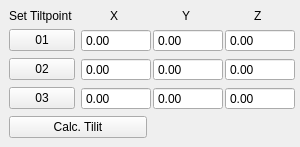
  <widget class="QDockWidget" name="tilt_correction_dockWidget">
   <property name="enabled">
    <bool>true</bool>
   </property>
   <property name="sizePolicy">
    <sizepolicy hsizetype="Fixed" vsizetype="Fixed">
     <horstretch>0</horstretch>
     <verstretch>0</verstretch>
    </sizepolicy>
   </property>
   <property name="maximumSize">
    <size>
     <width>300</width>
     <height>524287</height>
    </size>
   </property>
   <property name="windowTitle">
    <string>Tilt correction</string>
   </property>
   <attribute name="dockWidgetArea">
    <number>8</number>
   </attribute>
   <widget class="QWidget" name="dockWidgetContents_6">
    <layout class="QGridLayout" name="gridLayout_2">
     <item row="0" column="0">
      <layout class="QGridLayout" name="gridLayout">
       <item row="4" column="0" colspan="2">
        <widget class="QPushButton" name="calc_tilt_pushButton">
         <property name="text">
          <string>Calc. Tilit</string>
         </property>
        </widget>
       </item>
       <item row="2" column="0">
        <widget class="QPushButton" name="tilt_set_02_pushButton">
         <property name="maximumSize">
          <size>
           <width>70</width>
           <height>16777215</height>
          </size>
         </property>
         <property name="text">
          <string>02</string>
         </property>
        </widget>
       </item>
       <item row="3" column="0">
        <widget class="QPushButton" name="tilt_set_03_pushButton">
         <property name="maximumSize">
          <size>
           <width>70</width>
           <height>16777215</height>
          </size>
         </property>
         <property name="text">
          <string>03</string>
         </property>
        </widget>
       </item>
       <item row="1" column="1">
        <widget class="ScienDSpinBox" name="tilt_01_x_pos_doubleSpinBox">
         <property name="enabled">
          <bool>true</bool>
         </property>
         <property name="minimumSize">
          <size>
           <width>70</width>
           <height>0</height>
          </size>
         </property>
         <property name="maximumSize">
          <size>
           <width>50</width>
           <height>16777215</height>
          </size>
         </property>
         <property name="readOnly">
          <bool>true</bool>
         </property>
         <property name="buttonSymbols">
          <enum>QAbstractSpinBox::NoButtons</enum>
         </property>
         <property name="decimals">
          <number>2</number>
         </property>
         <property name="maximum">
          <double>200.000000000000000</double>
         </property>
        </widget>
       </item>
       <item row="1" column="0">
        <widget class="QPushButton" name="tilt_set_01_pushButton">
         <property name="maximumSize">
          <size>
           <width>70</width>
           <height>16777215</height>
          </size>
         </property>
         <property name="text">
          <string>01</string>
         </property>
        </widget>
       </item>
       <item row="0" column="0">
        <widget class="QLabel" name="tiltpoint_label">
         <property name="text">
          <string>Set Tiltpoint :</string>
         </property>
        </widget>
       </item>
       <item row="1" column="2">
        <widget class="ScienDSpinBox" name="tilt_01_y_pos_doubleSpinBox">
         <property name="enabled">
          <bool>true</bool>
         </property>
         <property name="minimumSize">
          <size>
           <width>70</width>
           <height>0</height>
          </size>
         </property>
         <property name="maximumSize">
          <size>
           <width>50</width>
           <height>16777215</height>
          </size>
         </property>
         <property name="readOnly">
          <bool>true</bool>
         </property>
         <property name="buttonSymbols">
          <enum>QAbstractSpinBox::NoButtons</enum>
         </property>
         <property name="decimals">
          <number>2</number>
         </property>
         <property name="maximum">
          <double>200.000000000000000</double>
         </property>
        </widget>
       </item>
       <item row="0" column="1" alignment="Qt::AlignHCenter">
        <widget class="QLabel" name="tilt_x_label">
         <property name="text">
          <string>X</string>
         </property>
        </widget>
       </item>
       <item row="2" column="1">
        <widget class="ScienDSpinBox" name="tilt_02_x_pos_doubleSpinBox">
         <property name="enabled">
          <bool>true</bool>
         </property>
         <property name="minimumSize">
          <size>
           <width>70</width>
           <height>0</height>
          </size>
         </property>
         <property name="maximumSize">
          <size>
           <width>50</width>
           <height>16777215</height>
          </size>
         </property>
         <property name="readOnly">
          <bool>true</bool>
         </property>
         <property name="buttonSymbols">
          <enum>QAbstractSpinBox::NoButtons</enum>
         </property>
         <property name="decimals">
          <number>2</number>
         </property>
         <property name="maximum">
          <double>200.000000000000000</double>
         </property>
        </widget>
       </item>
       <item row="3" column="3">
        <widget class="ScienDSpinBox" name="tilt_03_z_pos_doubleSpinBox">
         <property name="enabled">
          <bool>true</bool>
         </property>
         <property name="minimumSize">
          <size>
           <width>70</width>
           <height>0</height>
          </size>
         </property>
         <property name="maximumSize">
          <size>
           <width>50</width>
           <height>16777215</height>
          </size>
         </property>
         <property name="readOnly">
          <bool>true</bool>
         </property>
         <property name="buttonSymbols">
          <enum>QAbstractSpinBox::NoButtons</enum>
         </property>
         <property name="decimals">
          <number>2</number>
         </property>
         <property name="minimum">
          <double>-100.000000000000000</double>
         </property>
         <property name="maximum">
          <double>100.000000000000000</double>
         </property>
        </widget>
       </item>
       <item row="1" column="3">
        <widget class="ScienDSpinBox" name="tilt_01_z_pos_doubleSpinBox">
         <property name="enabled">
          <bool>true</bool>
         </property>
         <property name="minimumSize">
          <size>
           <width>70</width>
           <height>0</height>
          </size>
         </property>
         <property name="maximumSize">
          <size>
           <width>50</width>
           <height>16777215</height>
          </size>
         </property>
         <property name="readOnly">
          <bool>true</bool>
         </property>
         <property name="buttonSymbols">
          <enum>QAbstractSpinBox::NoButtons</enum>
         </property>
         <property name="decimals">
          <number>2</number>
         </property>
         <property name="minimum">
          <double>-100.000000000000000</double>
         </property>
         <property name="maximum">
          <double>100.000000000000000</double>
         </property>
        </widget>
       </item>
       <item row="3" column="1">
        <widget class="ScienDSpinBox" name="tilt_03_x_pos_doubleSpinBox">
         <property name="enabled">
          <bool>true</bool>
         </property>
         <property name="minimumSize">
          <size>
           <width>70</width>
           <height>0</height>
          </size>
         </property>
         <property name="maximumSize">
          <size>
           <width>50</width>
           <height>16777215</height>
          </size>
         </property>
         <property name="readOnly">
          <bool>true</bool>
         </property>
         <property name="buttonSymbols">
          <enum>QAbstractSpinBox::NoButtons</enum>
         </property>
         <property name="decimals">
          <number>2</number>
         </property>
         <property name="maximum">
          <double>200.000000000000000</double>
         </property>
        </widget>
       </item>
       <item row="3" column="2">
        <widget class="ScienDSpinBox" name="tilt_03_y_pos_doubleSpinBox">
         <property name="enabled">
          <bool>true</bool>
         </property>
         <property name="sizePolicy">
          <sizepolicy hsizetype="Minimum" vsizetype="Fixed">
           <horstretch>0</horstretch>
           <verstretch>0</verstretch>
          </sizepolicy>
         </property>
         <property name="minimumSize">
          <size>
           <width>70</width>
           <height>0</height>
          </size>
         </property>
         <property name="maximumSize">
          <size>
           <width>50</width>
           <height>16777215</height>
          </size>
         </property>
         <property name="readOnly">
          <bool>true</bool>
         </property>
         <property name="buttonSymbols">
          <enum>QAbstractSpinBox::NoButtons</enum>
         </property>
         <property name="decimals">
          <number>2</number>
         </property>
         <property name="maximum">
          <double>200.000000000000000</double>
         </property>
        </widget>
       </item>
       <item row="2" column="3">
        <widget class="ScienDSpinBox" name="tilt_02_z_pos_doubleSpinBox">
         <property name="enabled">
          <bool>true</bool>
         </property>
         <property name="minimumSize">
          <size>
           <width>70</width>
           <height>0</height>
          </size>
         </property>
         <property name="maximumSize">
          <size>
           <width>50</width>
           <height>16777215</height>
          </size>
         </property>
         <property name="readOnly">
          <bool>true</bool>
         </property>
         <property name="buttonSymbols">
          <enum>QAbstractSpinBox::NoButtons</enum>
         </property>
         <property name="decimals">
          <number>2</number>
         </property>
         <property name="minimum">
          <double>-100.000000000000000</double>
         </property>
         <property name="maximum">
          <double>100.000000000000000</double>
         </property>
        </widget>
       </item>
       <item row="2" column="2">
        <widget class="ScienDSpinBox" name="tilt_02_y_pos_doubleSpinBox">
         <property name="enabled">
          <bool>true</bool>
         </property>
         <property name="minimumSize">
          <size>
           <width>70</width>
           <height>0</height>
          </size>
         </property>
         <property name="maximumSize">
          <size>
           <width>50</width>
           <height>16777215</height>
          </size>
         </property>
         <property name="readOnly">
          <bool>true</bool>
         </property>
         <property name="buttonSymbols">
          <enum>QAbstractSpinBox::NoButtons</enum>
         </property>
         <property name="decimals">
          <number>2</number>
         </property>
         <property name="maximum">
          <double>200.000000000000000</double>
         </property>
        </widget>
       </item>
       <item row="0" column="2" alignment="Qt::AlignHCenter">
        <widget class="QLabel" name="tilt_y_label">
         <property name="text">
          <string>Y</string>
         </property>
        </widget>
       </item>
       <item row="0" column="3" alignment="Qt::AlignHCenter">
        <widget class="QLabel" name="tilt_z_label">
         <property name="text">
          <string>Z</string>
         </property>
        </widget>
       </item>
      </layout>
     </item>
    </layout>
   </widget>
  </widget>
